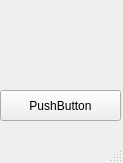
<?xml version="1.0" encoding="UTF-8"?>
<ui version="4.0">
 <class>MainWindow</class>
 <widget class="QMainWindow" name="MainWindow">
  <property name="geometry">
   <rect>
    <x>0</x>
    <y>0</y>
    <width>123</width>
    <height>163</height>
   </rect>
  </property>
  <property name="windowTitle">
   <string>MainWindow</string>
  </property>
  <widget class="QWidget" name="centralwidget">
   <widget class="QLabel" name="label">
    <property name="geometry">
     <rect>
      <x>0</x>
      <y>0</y>
      <width>121</width>
      <height>91</height>
     </rect>
    </property>
    <property name="text">
     <string/>
    </property>
    <property name="pixmap">
     <pixmap>download.jpg</pixmap>
    </property>
    <property name="scaledContents">
     <bool>true</bool>
    </property>
   </widget>
   <widget class="QPushButton" name="pushButton">
    <property name="geometry">
     <rect>
      <x>0</x>
      <y>90</y>
      <width>121</width>
      <height>31</height>
     </rect>
    </property>
    <property name="toolTip">
     <string>&lt;html&gt;&lt;head/&gt;&lt;body&gt;&lt;p&gt;&lt;span style=&quot; font-weight:600;&quot;&gt;Click Here&lt;/span&gt;&lt;/p&gt;&lt;/body&gt;&lt;/html&gt;</string>
    </property>
    <property name="text">
     <string>PushButton</string>
    </property>
   </widget>
  </widget>
  <widget class="QMenuBar" name="menubar">
   <property name="geometry">
    <rect>
     <x>0</x>
     <y>0</y>
     <width>123</width>
     <height>21</height>
    </rect>
   </property>
  </widget>
  <widget class="QStatusBar" name="statusbar"/>
 </widget>
 <resources/>
 <connections/>
</ui>
